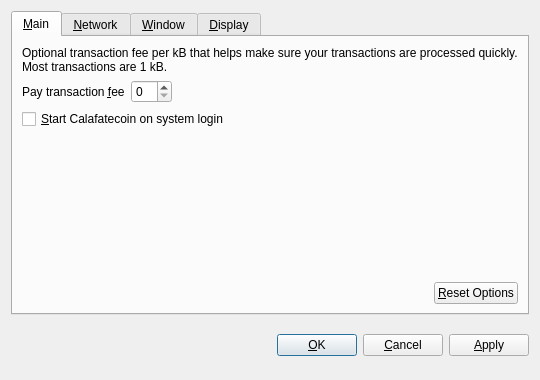
<?xml version="1.0" encoding="UTF-8"?>
<ui version="4.0">
 <class>OptionsDialog</class>
 <widget class="QDialog" name="OptionsDialog">
  <property name="geometry">
   <rect>
    <x>0</x>
    <y>0</y>
    <width>540</width>
    <height>380</height>
   </rect>
  </property>
  <property name="windowTitle">
   <string>Options</string>
  </property>
  <property name="modal">
   <bool>true</bool>
  </property>
  <layout class="QVBoxLayout" name="verticalLayout">
   <item>
    <widget class="QTabWidget" name="tabWidget">
     <property name="tabPosition">
      <enum>QTabWidget::North</enum>
     </property>
     <property name="currentIndex">
      <number>0</number>
     </property>
     <widget class="QWidget" name="tabMain">
      <attribute name="title">
       <string>&amp;Main</string>
      </attribute>
      <layout class="QVBoxLayout" name="verticalLayout_Main">
       <item>
        <widget class="QLabel" name="transactionFeeInfoLabel">
         <property name="text">
          <string>Optional transaction fee per kB that helps make sure your transactions are processed quickly. Most transactions are 1 kB.</string>
         </property>
         <property name="textFormat">
          <enum>Qt::PlainText</enum>
         </property>
         <property name="wordWrap">
          <bool>true</bool>
         </property>
        </widget>
       </item>
       <item>
        <layout class="QHBoxLayout" name="horizontalLayout_1_Main">
         <item>
          <widget class="QLabel" name="transactionFeeLabel">
           <property name="text">
            <string>Pay transaction &amp;fee</string>
           </property>
           <property name="textFormat">
            <enum>Qt::PlainText</enum>
           </property>
           <property name="buddy">
            <cstring>transactionFee</cstring>
           </property>
          </widget>
         </item>
         <item>
          <widget class="BitcoinAmountField" name="transactionFee"/>
         </item>
         <item>
          <spacer name="horizontalSpacer_1_Main">
           <property name="orientation">
            <enum>Qt::Horizontal</enum>
           </property>
           <property name="sizeHint" stdset="0">
            <size>
             <width>40</width>
             <height>20</height>
            </size>
           </property>
          </spacer>
         </item>
        </layout>
       </item>
       <item>
        <widget class="QCheckBox" name="bitcoinAtStartup">
         <property name="toolTip">
          <string>Automatically start Calafatecoin after logging in to the system.</string>
         </property>
         <property name="text">
          <string>&amp;Start Calafatecoin on system login</string>
         </property>
        </widget>
       </item>
       <item>
        <spacer name="verticalSpacer_Main">
         <property name="orientation">
          <enum>Qt::Vertical</enum>
         </property>
         <property name="sizeHint" stdset="0">
          <size>
           <width>20</width>
           <height>40</height>
          </size>
         </property>
        </spacer>
       </item>
       <item>
        <layout class="QHBoxLayout" name="horizontalLayout_2_Main">
         <item>
          <spacer name="horizontalSpacer_2_Main">
           <property name="orientation">
            <enum>Qt::Horizontal</enum>
           </property>
           <property name="sizeHint" stdset="0">
            <size>
             <width>40</width>
             <height>20</height>
            </size>
           </property>
          </spacer>
         </item>
         <item>
          <widget class="QPushButton" name="resetButton">
           <property name="toolTip">
            <string>Reset all client options to default.</string>
           </property>
           <property name="text">
            <string>&amp;Reset Options</string>
           </property>
           <property name="autoDefault">
            <bool>false</bool>
           </property>
          </widget>
         </item>
        </layout>
       </item>
      </layout>
     </widget>
     <widget class="QWidget" name="tabNetwork">
      <attribute name="title">
       <string>&amp;Network</string>
      </attribute>
      <layout class="QVBoxLayout" name="verticalLayout_Network">
       <item>
        <widget class="QCheckBox" name="mapPortUpnp">
         <property name="toolTip">
          <string>Automatically open the Calafatecoin client port on the router. This only works when your router supports UPnP and it is enabled.</string>
         </property>
         <property name="text">
          <string>Map port using &amp;UPnP</string>
         </property>
        </widget>
       </item>
       <item>
        <widget class="QCheckBox" name="connectSocks">
         <property name="toolTip">
          <string>Connect to the Calafatecoin network through a SOCKS proxy (e.g. when connecting through Tor).</string>
         </property>
         <property name="text">
          <string>&amp;Connect through SOCKS proxy:</string>
         </property>
        </widget>
       </item>
       <item>
        <layout class="QHBoxLayout" name="horizontalLayout_Network">
         <item>
          <widget class="QLabel" name="proxyIpLabel">
           <property name="text">
            <string>Proxy &amp;IP:</string>
           </property>
           <property name="textFormat">
            <enum>Qt::PlainText</enum>
           </property>
           <property name="buddy">
            <cstring>proxyIp</cstring>
           </property>
          </widget>
         </item>
         <item>
          <widget class="QValidatedLineEdit" name="proxyIp">
           <property name="maximumSize">
            <size>
             <width>140</width>
             <height>16777215</height>
            </size>
           </property>
           <property name="toolTip">
            <string>IP address of the proxy (e.g. 127.0.0.1)</string>
           </property>
          </widget>
         </item>
         <item>
          <widget class="QLabel" name="proxyPortLabel">
           <property name="text">
            <string>&amp;Port:</string>
           </property>
           <property name="textFormat">
            <enum>Qt::PlainText</enum>
           </property>
           <property name="buddy">
            <cstring>proxyPort</cstring>
           </property>
          </widget>
         </item>
         <item>
          <widget class="QLineEdit" name="proxyPort">
           <property name="maximumSize">
            <size>
             <width>55</width>
             <height>16777215</height>
            </size>
           </property>
           <property name="toolTip">
            <string>Port of the proxy (e.g. 9050)</string>
           </property>
          </widget>
         </item>
         <item>
          <widget class="QLabel" name="socksVersionLabel">
           <property name="text">
            <string>SOCKS &amp;Version:</string>
           </property>
           <property name="textFormat">
            <enum>Qt::PlainText</enum>
           </property>
           <property name="buddy">
            <cstring>socksVersion</cstring>
           </property>
          </widget>
         </item>
         <item>
          <widget class="QValueComboBox" name="socksVersion">
           <property name="toolTip">
            <string>SOCKS version of the proxy (e.g. 5)</string>
           </property>
          </widget>
         </item>
         <item>
          <spacer name="horizontalSpacer_Network">
           <property name="orientation">
            <enum>Qt::Horizontal</enum>
           </property>
           <property name="sizeHint" stdset="0">
            <size>
             <width>40</width>
             <height>20</height>
            </size>
           </property>
          </spacer>
         </item>
        </layout>
       </item>
       <item>
        <spacer name="verticalSpacer_Network">
         <property name="orientation">
          <enum>Qt::Vertical</enum>
         </property>
         <property name="sizeHint" stdset="0">
          <size>
           <width>20</width>
           <height>40</height>
          </size>
         </property>
        </spacer>
       </item>
      </layout>
     </widget>
     <widget class="QWidget" name="tabWindow">
      <attribute name="title">
       <string>&amp;Window</string>
      </attribute>
      <layout class="QVBoxLayout" name="verticalLayout_Window">
       <item>
        <widget class="QCheckBox" name="minimizeToTray">
         <property name="toolTip">
          <string>Show only a tray icon after minimizing the window.</string>
         </property>
         <property name="text">
          <string>&amp;Minimize to the tray instead of the taskbar</string>
         </property>
        </widget>
       </item>
       <item>
        <widget class="QCheckBox" name="minimizeOnClose">
         <property name="toolTip">
          <string>Minimize instead of exit the application when the window is closed. When this option is enabled, the application will be closed only after selecting Quit in the menu.</string>
         </property>
         <property name="text">
          <string>M&amp;inimize on close</string>
         </property>
        </widget>
       </item>
       <item>
        <spacer name="verticalSpacer_Window">
         <property name="orientation">
          <enum>Qt::Vertical</enum>
         </property>
         <property name="sizeHint" stdset="0">
          <size>
           <width>20</width>
           <height>40</height>
          </size>
         </property>
        </spacer>
       </item>
      </layout>
     </widget>
     <widget class="QWidget" name="tabDisplay">
      <attribute name="title">
       <string>&amp;Display</string>
      </attribute>
      <layout class="QVBoxLayout" name="verticalLayout_Display">
       <item>
        <layout class="QHBoxLayout" name="horizontalLayout_1_Display">
         <item>
          <widget class="QLabel" name="langLabel">
           <property name="text">
            <string>User Interface &amp;language:</string>
           </property>
           <property name="textFormat">
            <enum>Qt::PlainText</enum>
           </property>
           <property name="buddy">
            <cstring>lang</cstring>
           </property>
          </widget>
         </item>
         <item>
          <widget class="QValueComboBox" name="lang">
           <property name="toolTip">
            <string>The user interface language can be set here. This setting will take effect after restarting Calafatecoin.</string>
           </property>
          </widget>
         </item>
        </layout>
       </item>
       <item>
        <layout class="QHBoxLayout" name="horizontalLayout_2_Display">
         <item>
          <widget class="QLabel" name="unitLabel">
           <property name="text">
            <string>&amp;Unit to show amounts in:</string>
           </property>
           <property name="textFormat">
            <enum>Qt::PlainText</enum>
           </property>
           <property name="buddy">
            <cstring>unit</cstring>
           </property>
          </widget>
         </item>
         <item>
          <widget class="QValueComboBox" name="unit">
           <property name="toolTip">
            <string>Choose the default subdivision unit to show in the interface and when sending coins.</string>
           </property>
          </widget>
         </item>
        </layout>
       </item>
       <item>
        <widget class="QCheckBox" name="displayAddresses">
         <property name="toolTip">
          <string>Whether to show Calafatecoin addresses in the transaction list or not.</string>
         </property>
         <property name="text">
          <string>&amp;Display addresses in transaction list</string>
         </property>
        </widget>
       </item>
       <item>
        <spacer name="verticalSpacer_Display">
         <property name="orientation">
          <enum>Qt::Vertical</enum>
         </property>
         <property name="sizeHint" stdset="0">
          <size>
           <width>20</width>
           <height>40</height>
          </size>
         </property>
        </spacer>
       </item>
      </layout>
     </widget>
    </widget>
   </item>
   <item>
    <layout class="QHBoxLayout" name="horizontalLayout_Buttons">
     <item>
      <spacer name="horizontalSpacer_1">
       <property name="orientation">
        <enum>Qt::Horizontal</enum>
       </property>
       <property name="sizeHint" stdset="0">
        <size>
         <width>40</width>
         <height>48</height>
        </size>
       </property>
      </spacer>
     </item>
     <item>
      <widget class="QLabel" name="statusLabel">
       <property name="font">
        <font>
         <weight>75</weight>
         <bold>true</bold>
        </font>
       </property>
       <property name="text">
        <string/>
       </property>
       <property name="textFormat">
        <enum>Qt::PlainText</enum>
       </property>
       <property name="wordWrap">
        <bool>true</bool>
       </property>
      </widget>
     </item>
     <item>
      <spacer name="horizontalSpacer_2">
       <property name="orientation">
        <enum>Qt::Horizontal</enum>
       </property>
       <property name="sizeHint" stdset="0">
        <size>
         <width>40</width>
         <height>48</height>
        </size>
       </property>
      </spacer>
     </item>
     <item>
      <widget class="QPushButton" name="okButton">
       <property name="text">
        <string>&amp;OK</string>
       </property>
      </widget>
     </item>
     <item>
      <widget class="QPushButton" name="cancelButton">
       <property name="text">
        <string>&amp;Cancel</string>
       </property>
       <property name="autoDefault">
        <bool>false</bool>
       </property>
      </widget>
     </item>
     <item>
      <widget class="QPushButton" name="applyButton">
       <property name="text">
        <string>&amp;Apply</string>
       </property>
       <property name="autoDefault">
        <bool>false</bool>
       </property>
      </widget>
     </item>
    </layout>
   </item>
  </layout>
 </widget>
 <customwidgets>
  <customwidget>
   <class>BitcoinAmountField</class>
   <extends>QSpinBox</extends>
   <header>bitcoinamountfield.h</header>
  </customwidget>
  <customwidget>
   <class>QValueComboBox</class>
   <extends>QComboBox</extends>
   <header>qvaluecombobox.h</header>
  </customwidget>
  <customwidget>
   <class>QValidatedLineEdit</class>
   <extends>QLineEdit</extends>
   <header>qvalidatedlineedit.h</header>
  </customwidget>
 </customwidgets>
 <resources/>
 <connections/>
</ui>
